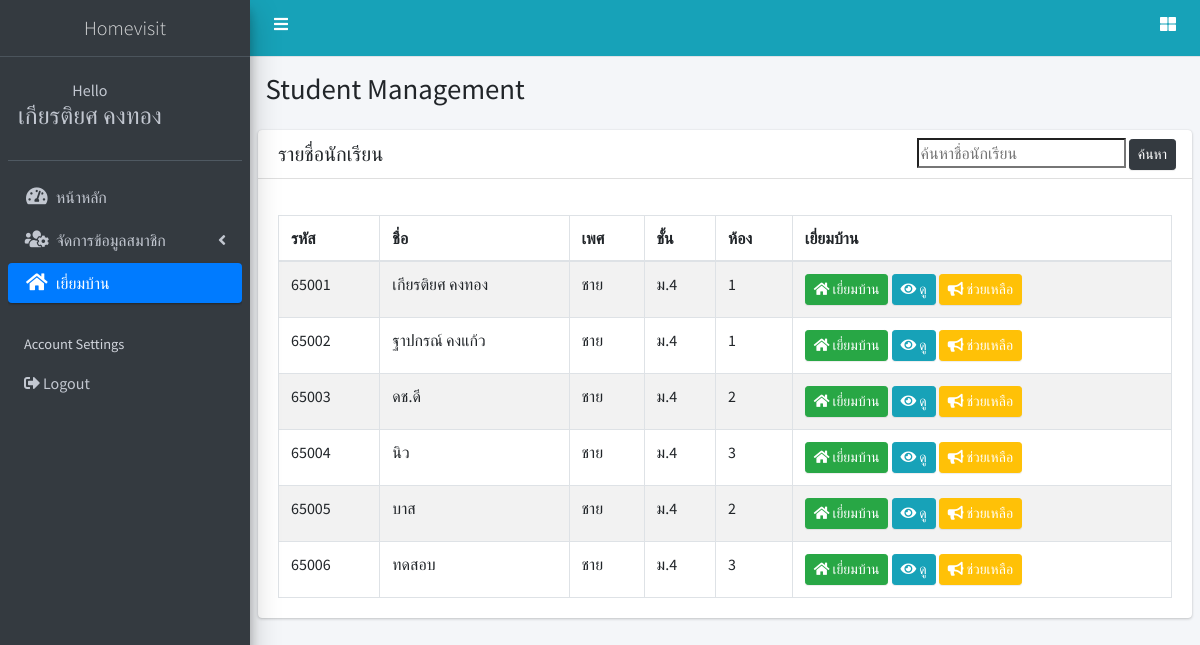
The page /pages/homevisit/index.php (signed in) on the database its author committed.
### tables this page shows
CREATE TABLE `student` (
  `studentID` varchar(5) NOT NULL COMMENT 'รหัส',
  `studentName` varchar(50) NOT NULL COMMENT 'ชื่อ',
  `studentSex` enum('ชาย','หญิง') NOT NULL COMMENT 'เพศ',
  `studentPhone` varchar(10) NOT NULL COMMENT 'เบอร์',
  `studentAddress` varchar(100) NOT NULL COMMENT 'ที่อยู่',
  `class` enum('ม.1','ม.2','ม.3','ม.4','ม.5','ม.6') NOT NULL COMMENT 'ชั้น',
  `room1` enum('1','2','3','4','5','6','7','8','9','10') NOT NULL COMMENT 'ห้อง',
  `mlat` varchar(50) NOT NULL COMMENT 'ละติจูด',
  `mlog` varchar(50) NOT NULL COMMENT 'ลองติจูด',
  `username` varchar(20) NOT NULL,
  `password` varchar(20) NOT NULL,
  `userlevel` varchar(50) NOT NULL,
  `teacherID` varchar(5) NOT NULL,
  `parentID` varchar(13) NOT NULL
);

### pages/homevisit/index.php (the view, shortened to what this page needs)
<?php
include_once('../../connect.php');
  $sql="select * from student";
  $res=mysqli_query($conn,$sql);
?>
<!DOCTYPE html>
<html>
<head>
  <link rel="stylesheet" href="https://use.fontawesome.com/releases/v5.0.13/css/all.css">
  <link rel="stylesheet" href="https://code.ionicframework.com/ionicons/2.0.1/css/ionicons.min.css">
  <link rel="stylesheet" href="../../dist/css/adminlte.min.css">
  <link rel="stylesheet" href="../../plugins/datatables/dataTables.bootstrap4.min.css">
  <link rel="stylesheet" href="../../plugins/responsive/responsive.bootstrap4.min.css">
</head>
<body class="hold-transition sidebar-mini">
<div class="wrapper">
  <?php include_once('../includes/sidebar.php') ?>
  <div class="content-wrapper">
    <section class="content-header">
      <div class="container-fluid">
        <div class="row mb-2">
          <div class="col-sm-6">
            <h1>Student Management</h1>
          </div>
        </div>
      </div>
    </section>
    <section class="content">
      <div class="card">
        <form action="form_search.php" class="form-group" method="POST">
        <div class="card-header">
          <h3 class="card-title d-inline-block">รายชื่อนักเรียน</h3>
          <div class="card-tools">
            <input type="search" name="search" placeholder="ค้นหาชื่อนักเรียน">
                <button class="btn btn-sm btn-dark">ค้นหา</button>
          </div>
        </div> </form>
        <div class="card-body">
          <table id="dataTable" class="table table-bordered table-striped w-100 ">
            <thead>
            <tr>
              <th>รหัส</th>
              <th>ชื่อ</th>
              <th>เพศ</th>
              <th>ชั้น</th>
              <th>ห้อง</th>
              <th>เยี่ยมบ้าน</th>
            </tr>
            </thead>
            <tbody>
            <?php while($row=mysqli_fetch_array($res)) { ?>
              <tr>
                <td><?php echo $row['studentID']; ?></td>
                <td><?php echo $row['studentName']; ?></td>
                <td><?php echo $row['studentSex']; ?></td>
                <td><?php echo $row['class']; ?></td>
                <td><?php echo $row['room1']; ?></td>
                <td>
                  <a href="form_insert.php?studentID=<?php echo $row['studentID']; ?>" class="btn btn-sm btn-success text-white">
                    <i class="fas fa-home"></i> เยี่ยมบ้าน
                  </a>
                  <a href="form_show.php?studentID=<?php echo $row['studentID']; ?>" class="btn btn-sm btn-info text-white">
                    <i class="fas fa-eye"></i> ดู
                  </a>
                  <a href="index_help.php?studentID=<?php echo $row['studentID']; ?>" class="btn btn-sm btn-warning text-white">
                    <i class="fas fa-bullhorn"></i> ช่วยเหลือ
                  </a>
                </td>
              </tr>
            <?php } ?>
            </tbody>
          </table>
        </div>
      </div>
    </section>
  </div>
</div>
</body>
</html>

### pages/includes/sidebar.php (shortened to what this page needs)
<?php
if (!$_SESSION['userid']) {
    header("Location: index.php");
} else {
?>
<?php
$link = $_SERVER['REQUEST_URI'];
$link_array = explode('/',$link);
$name = $link_array[count($link_array) - 2];
?>
<nav class="main-header navbar navbar-expand border-bottom navbar-dark bg-info">
    <ul class="navbar-nav">
      <li class="nav-item">
        <a class="nav-link" data-widget="pushmenu" href="#"><i class="fa fa-bars"></i></a>
      </li>
    </ul>
    <ul class="navbar-nav ml-auto">
      <li class="nav-item">
        <a class="nav-link" data-widget="control-sidebar" data-slide="true" href="#">
          <i class="fa fa-th-large"></i>
        </a>
      </li>
    </ul>
</nav>
<aside class="main-sidebar sidebar-dark-primary elevation-4">
    <a href="#" class="brand-link">
      <span class="brand-text font-weight-light text-center d-block">Homevisit</span>
    </a>
    <div class="sidebar">
      <div class="user-panel mt-3 pb-3 mb-3 d-flex">
        <div class="info">
          <center>
            <a>Hello</a>
          <a  class="d-block h4"><?php echo $_SESSION['user']; ?></a>
          </center>
        </div>
      </div>
      <nav class="mt-2">
        <ul class="nav nav-pills nav-sidebar flex-column" data-widget="treeview" role="menu" data-accordion="false">
          <li class="nav-item">
            <a href="../dashboard" class="nav-link <?php echo $name == 'dashboard' ? 'active': '' ?>">
              <i class="fas fa-tachometer-alt nav-icon"></i>
              <p>หน้าหลัก</p>
            </a>
          </li>
          <li class="nav-item has-treeview">
            <a href="#" class="nav-link">
            <i class="fas fa-users-cog nav-icon"></i>
              <p>
                จัดการข้อมูลสมาชิก
                <i class="right fa fa-angle-left"></i>
              </p>
            </a>
          </li>
          <li class="nav-item">
            <a href="../homevisit" class="nav-link <?php echo $name == 'homevisit' ? 'active': '' ?>">
              <i class="fas fa-home nav-icon"></i>
              <p>เยี่ยมบ้าน</p>
            </a>
          </li>
          <li class="nav-header dropdown">Account Settings</li>
          <li class="nav-item">
            <a href="../dashboard/logout.php" class="nav-link">
              <i class="fas fa-sign-out-alt"></i>
              <p>Logout</p>
            </a>
          </li>
        </ul>
      </nav>
    </div>
    <?php } ?>
</aside>

### rows shown on the page
student: studentID "65001", studentName "เกียรติยศ คงทอง", studentSex "ชาย", class "ม.4", room1 "1"
student: studentID "65002", studentName "ฐาปกรณ์ คงแก้ว", studentSex "ชาย", class "ม.4", room1 "1"
student: studentID "65003", studentName "ดช.ดี", studentSex "ชาย", class "ม.4", room1 "2"
student: studentID "65004", studentName "นิว", studentSex "ชาย", class "ม.4", room1 "3"
student: studentID "65005", studentName "บาส", studentSex "ชาย", class "ม.4", room1 "2"
student: studentID "65006", studentName "ทดสอบ", studentSex "ชาย", class "ม.4", room1 "3"

### other values the page prints
$_SESSION['user'] "เกียรติยศ คงทอง"
